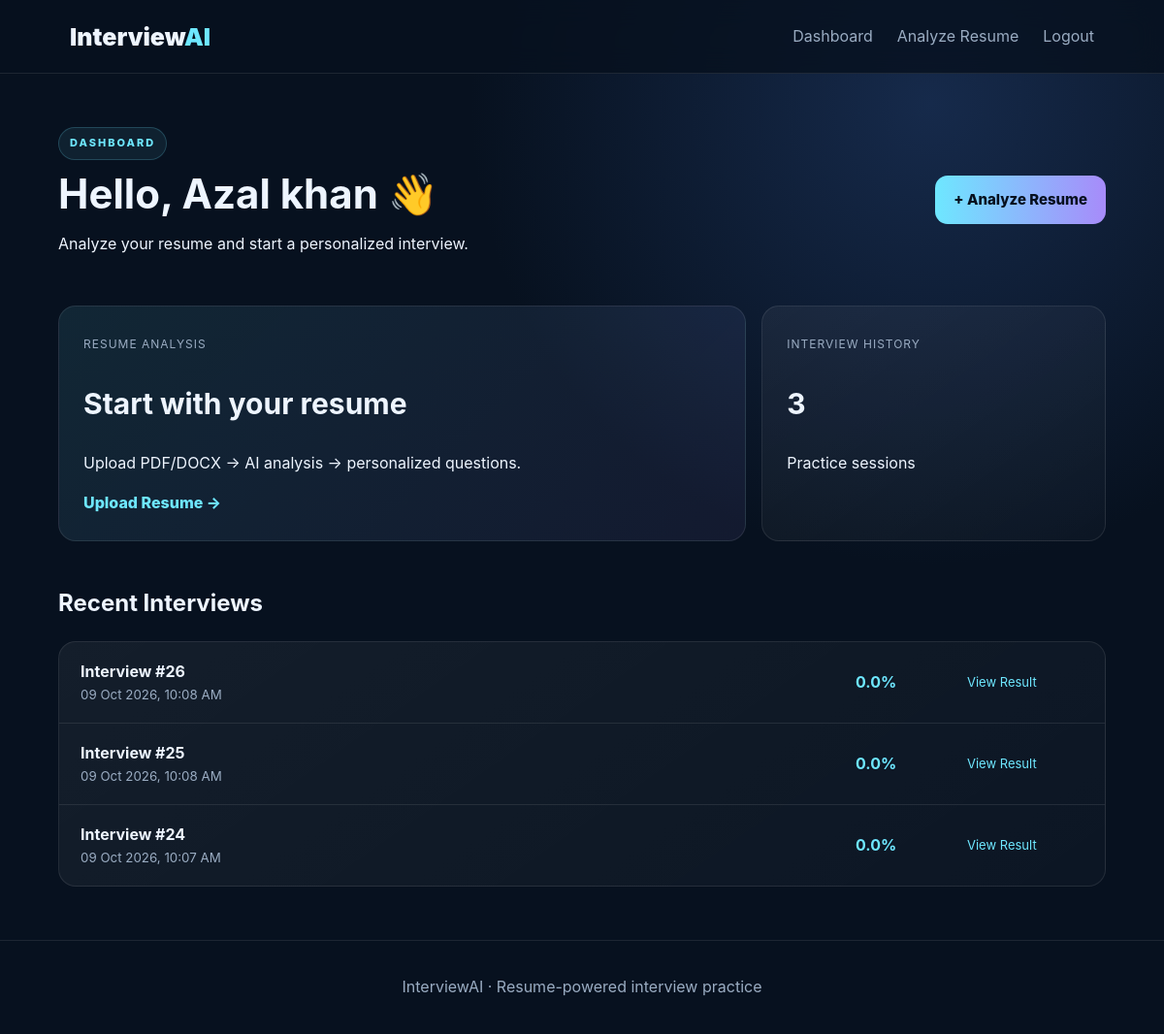
Page /dashboard (signed in) on the committed database.
### app/models/user.py (models this page shows, shortened)
class User(UserMixin, db.Model):
    id = db.Column(db.Integer, primary_key=True)
    name = db.Column(
        db.String(120),
        nullable=False
    )
    email = db.Column(
        db.String(160),
        unique=True,
        nullable=False,
        index=True
    )
    password_hash = db.Column(
        db.String(255),
        nullable=False
    )
    resumes = db.relationship(
        "Resume",
        backref="owner",
        lazy=True,
        cascade="all, delete-orphan"
    )
    interviews = db.relationship(
        "Interview",
        backref="candidate",
        lazy=True,
        cascade="all, delete-orphan"
    )

### app/models/interview.py (models this page shows)
class Interview(db.Model):
    id = db.Column(
        db.Integer,
        primary_key=True
    )
    user_id = db.Column(
        db.Integer,
        db.ForeignKey("user.id"),
        nullable=False
    )
    resume_id = db.Column(
        db.Integer,
        db.ForeignKey("resume.id"),
        nullable=True
    )
    questions_json = db.Column(
        db.Text,
        nullable=False,
        default="[]"
    )
    answers_json = db.Column(
        db.Text,
        nullable=False,
        default="[]"
    )
    score = db.Column(
        db.Float,
        default=0
    )
    feedback = db.Column(
        db.Text,
        default=""
    )
    created_at = db.Column(
        db.DateTime,
        default=datetime.utcnow
    )

### app/routes/main_routes.py (the view)
@main_bp.route("/dashboard")
@login_required
def dashboard():
    interviews = Interview.query.filter_by(
        user_id=current_user.id
    ).order_by(
        Interview.created_at.desc()
    ).all()
    return render_template(
        "dashboard.html",
        interviews=interviews
    )

### app/templates/dashboard.html (shortened to what this page needs)
{% extends "base.html" %}
{% block content %}
<section class="page">
    <div class="page-head">
        <div>
            <div class="pill">
                DASHBOARD
            </div>
            <h1>
                Hello, {{ current_user.name }} 👋
            </h1>
            <p>
                Analyze your resume and
                start a personalized interview.
            </p>
        </div>
        <a
            class="btn primary"
            href="{{ url_for('resume.upload') }}"
        >
            + Analyze Resume
        </a>
    </div>
    <div class="dashboard-grid">
        <div class="dash-card accent">
            <span>
                Resume Analysis
            </span>
            <h2>
                Start with your resume
            </h2>
            <p>
                Upload PDF/DOCX → AI analysis
                → personalized questions.
            </p>
            <a href="{{ url_for('resume.upload') }}">
                Upload Resume →
            </a>
        </div>
        <div class="dash-card">
            <span>
                Interview History
            </span>
            <h2>
                {{ interviews|length }}
            </h2>
            <p>
                Practice sessions
            </p>
        </div>
    </div>
    <h2 class="section-title">
        Recent Interviews
    </h2>
    {% if interviews %}
    <div class="history">
        {% for interview in interviews %}
        <div class="history-row">
            <div>
                <b>
                    Interview #{{ interview.id }}
                </b>
                <small>
                    {{
                    interview.created_at.strftime(
                        '%d %b %Y, %I:%M %p'
                    )
                    }}
                </small>
            </div>
            <strong>
                {{
                "%.1f"|format(
                    interview.score or 0
                )
                }}%
            </strong>
            <a
                href="{{
                    url_for(
                        'interview.result',
                        interview_id=interview.id
                    )
                }}"
            >
                View Result
            </a>
        </div>
        {% endfor %}
    </div>
    {% else %}
    <div class="empty">
        No interviews yet.
        Upload your resume to begin.
    </div>
    {% endif %}
</section>
{% endblock %}

### app/static/css/style.css (style rules this page uses)
:root { --bg: #07111f; --card: #0d1b2e; --text: #eef5ff; --muted: #9aacc2; --line: rgba(255,255,255,.09); --accent: #6ee7ff; --accent2: #a78bfa; }
* { box-sizing: border-box; }
body { margin: 0; background: radial-gradient( circle at 80% 10%, #162a4b 0, transparent 35% ), var(--bg); color: var(--text); font-family: Inter, Segoe UI, Arial, sans-serif; line-height: 1.6; }
a { color: inherit; text-decoration: none; }
.pill { display: inline-block; font-size: 11px; letter-spacing: 2px; font-weight: 800; color: var(--accent); background: rgba(110,231,255,.08); border: 1px solid rgba(110,231,255,.2); padding: 7px 11px; border-radius: 999px; }
.btn { display: inline-flex; justify-content: center; align-items: center; border: 0; cursor: pointer; border-radius: 13px; padding: 13px 19px; font-weight: 800; font-size: 15px; }
.primary { background: linear-gradient( 90deg, var(--accent), var(--accent2) ); color: #06101e; }
.features div, .dash-card, .panel, .side-card, .history, .upload-card, .question-card, .review-card { background: linear-gradient( 145deg, rgba(255,255,255,.055), rgba(255,255,255,.025) ); border: 1px solid var(--line); border-radius: 18px; padding: 25px; }
.page { max-width: 1200px; margin: auto; padding: 55px 5%; }
.page-head { display: flex; justify-content: space-between; align-items: center; gap: 25px; margin-bottom: 35px; }
.page-head h1 { font-size: 42px; margin: 12px 0 4px; line-height: 1.1; }
.dashboard-grid { display: grid; grid-template-columns: 2fr 1fr; gap: 16px; }
.dash-card { min-height: 180px; }
.dash-card span { color: var(--muted); font-size: 12px; text-transform: uppercase; letter-spacing: 1px; }
.dash-card h2 { font-size: 30px; }
.dash-card a { color: var(--accent); font-weight: 800; }
.accent { background: linear-gradient( 135deg, rgba(110,231,255,.1), rgba(167,139,250,.08) ); }
.section-title { margin-top: 45px; }
.history { padding: 0; }
.history-row { display: grid; grid-template-columns: 1fr 100px 120px; gap: 15px; align-items: center; padding: 18px 22px; border-bottom: 1px solid var(--line); }
.history-row:last-child { border: 0; }
.history-row small { display: block; color: var(--muted); }
.history-row strong { color: var(--accent); }
.history-row a { color: var(--accent); font-size: 13px; }

### rows in the picture
User: name "Azal khan"
Interview: id "26", created_at "09 Oct 2026, 10:08 AM", score "0.0"
Interview: id "25", created_at "09 Oct 2026, 10:08 AM", score "0.0"
Interview: id "24", created_at "09 Oct 2026, 10:07 AM", score "0.0"

### other values in the picture
{{ interviews|length }} "3"
